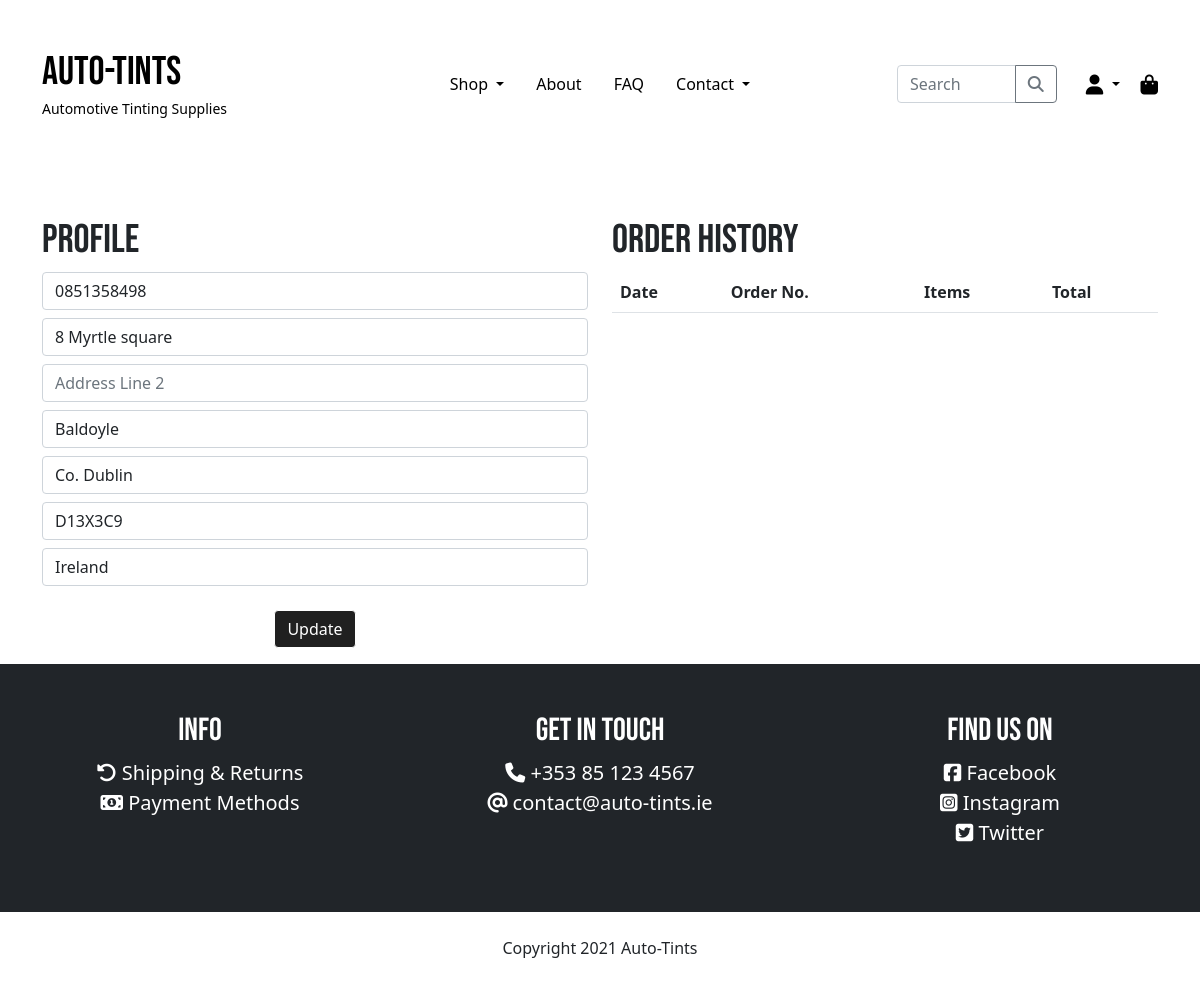
Before: /profile/ (signed in) with the older database file.
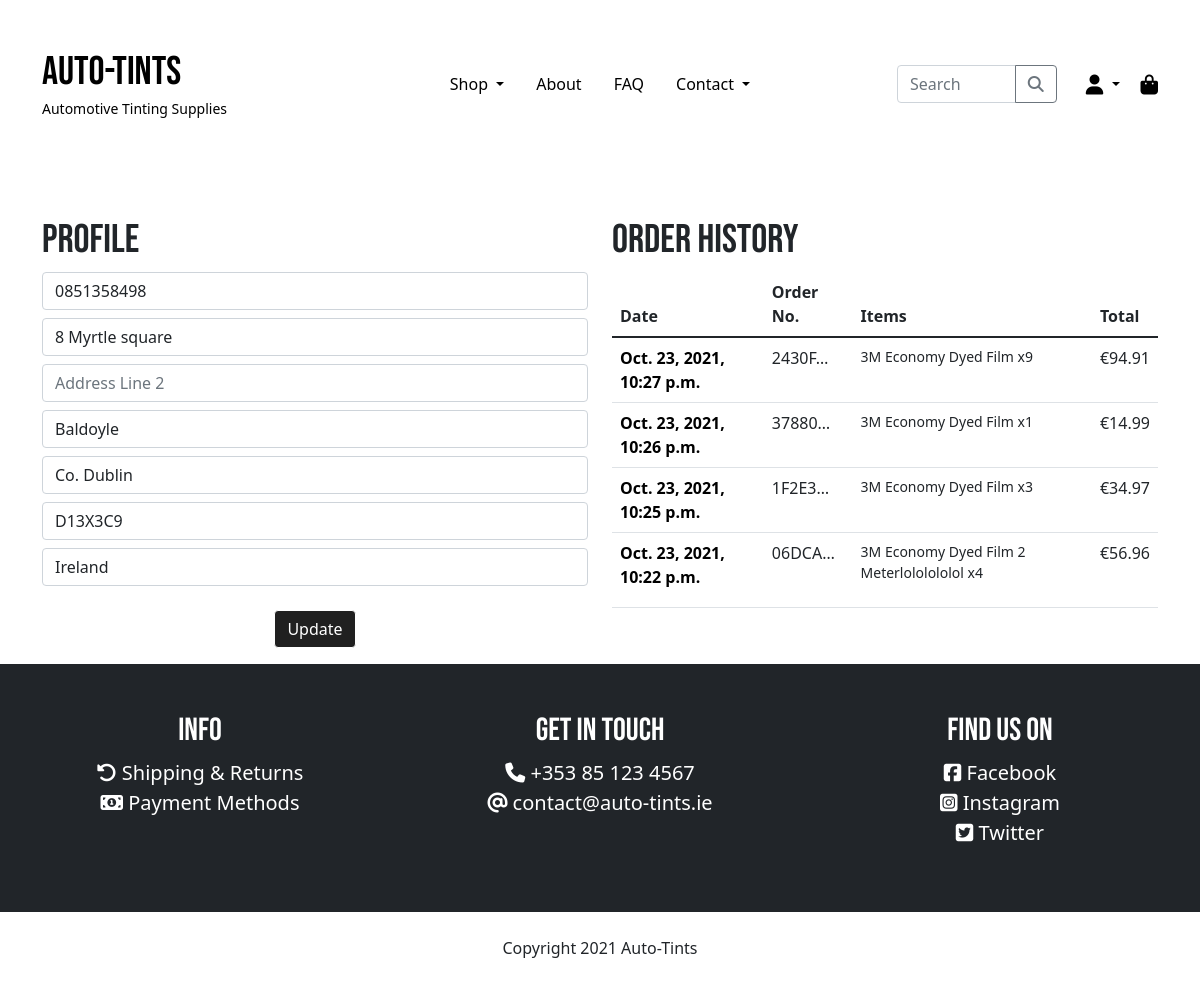
After: the same page with the newer database file.
### pages/models.py (models this page shows, shortened)
class UserProfile(models.Model):
    user = models.OneToOneField(User, on_delete=models.CASCADE)
    default_phone_number = models.CharField(max_length=20, null=True, blank=True)
    default_street_address1 = models.CharField(max_length=80, null=True, blank=True)
    default_street_address2 = models.CharField(max_length=80, null=True, blank=True)
    default_town_or_city = models.CharField(max_length=40, null=True, blank=True)
    default_county = models.CharField(max_length=80, null=True, blank=True)
    default_postcode = models.CharField(max_length=20, null=True, blank=True)
    default_country = CountryField(blank_label="Country", null=True, blank=True)

### checkout/models.py (models this page shows, shortened)
class Order(models.Model):
    order_number = models.CharField(max_length=32, null=False, editable=False)
    user_profile = models.ForeignKey(UserProfile, on_delete=models.SET_NULL,
                                     null=True, blank=True, related_name='orders')
    full_name = models.CharField(max_length=50, null=False, blank=False)
    email = models.EmailField(max_length=254, null=False, blank=False)
    phone_number = models.CharField(max_length=20, null=False, blank=False)
    country = CountryField(blank_label="Country *", null=False, blank=False)
    postcode = models.CharField(max_length=20, null=True, blank=True)
    town_or_city = models.CharField(max_length=40, null=False, blank=False)
    street_address1 = models.CharField(max_length=80, null=False, blank=False)
    street_address2 = models.CharField(max_length=80, null=True, blank=True)
    county = models.CharField(max_length=80, null=True, blank=True)
    date = models.DateTimeField(auto_now_add=True)
    delivery_cost = models.DecimalField(max_digits=6, decimal_places=2, null=False, default=0)
    order_total = models.DecimalField(max_digits=10, decimal_places=2, null=False, default=0)
    grand_total = models.DecimalField(max_digits=10, decimal_places=2, null=False, default=0)
    original_cart = models.TextField(null=False, blank=False, default='')
    stripe_pid = models.CharField(max_length=254, null=False, blank=False, default='')

class OrderLineItem(models.Model):
    order = models.ForeignKey(Order, null=False, blank=False, on_delete=models.CASCADE, related_name='lineitems')
    product = models.ForeignKey(Product, null=False, blank=False, on_delete=models.CASCADE)
    quantity = models.IntegerField(null=False, blank=False, default=0)
    lineitem_total = models.DecimalField(max_digits=6, decimal_places=2, null=False, blank=False, editable=False)

### products/models.py (models this page shows, shortened)
class Product(models.Model):
    category = models.ForeignKey('Category', null=True, blank=True, on_delete=models.SET_NULL)
    sku = models.CharField(max_length=254, null=True, blank=True)
    name = models.CharField(max_length=254)
    description = models.TextField()
    price = models.DecimalField(max_digits=6, decimal_places=2)
    image = models.ImageField(default="noimage.jpg")

### pages/views.py (the view)
# urls.py: path('profile/', views.profile, name='profile'),
def profile(request):
    profile = get_object_or_404(UserProfile, user=request.user)
    if request.method == 'POST':
        form = UserProfileForm(request.POST, instance=profile)
        if form.is_valid():
            form.save()
            messages.success(request, 'Your details have been updated.')
        else:
            messages.error(request, 'Please ensure the form is valid.')
    else:
        form = UserProfileForm(instance=profile)
    orders = profile.orders.all().order_by('-date')
    context = {
        'orders': orders,
        'form': form
    }
    return render(request, 'pages/profiles/profile.html', context)

### pages/forms.py
class UserProfileForm(forms.ModelForm):
    class Meta:
        model = UserProfile
        exclude = {'user'}
    def __init__(self, *args, **kwargs):
        super().__init__(*args, **kwargs)
        placeholders = {
            'default_phone_number': 'Phone Number',
            'default_street_address1': 'Address Line 1',
            'default_street_address2': 'Address Line 2',
            'default_town_or_city': 'Town or City',
            'default_postcode': 'Post Code',
            'default_county': 'County',
            'default_country': 'Country'
        }
        self.fields['default_phone_number'].widget.attrs['autofocus'] = True
        for field in self.fields:
            if field != 'default_country':
                if self.fields[field].required:
                    placeholder = f'{placeholders[field]} *'
                else:
                    placeholder = placeholders[field]
                self.fields[field].widget.attrs['placeholder'] = placeholder
            self.fields[field].label = False

### auto_tints/context_processors.py (called while the page is built, shortened)
def get_categories(request):
    categories = Category.objects.all()
    context = {
        'categories': categories,
    }
    return context

def cart_contents(request):
    cart = request.session.get('cart', {})
    cart_items = []
    cart_items_count = 0
    total = 0
    if cart:
        for quantity in list(cart.values()):
            cart_items_count += int(quantity)
    grand_total = total + settings.DELIVERY_CHARGE
    context = {
        'cart_items': cart_items,
        'cart_items_count': cart_items_count,
        'total': total,
        'grand_total' : grand_total,
        'delivery_charge': settings.DELIVERY_CHARGE,
    }
    return context

### pages/templates/pages/profiles/profile.html (shortened to what this page needs)
{% extends "base.html" %}
{% load static %}
{% block content %}
<div class="container">
    <div class="row">
        <div class="col-12 col-md-6">
            <h1 class="mt-5">Profile</h1>
            <form action="{% url 'profile' %}" method="POST" id="user-profile-form">
                {{ form|crispy }}
                <div class="text-center">
                    <button type="submit" class="btn btn-black my-3">Update</button>
                </div>
            </form>
        </div>
        <div class="col-12 col-md-6">
            <h1 class="mt-5">Order History</h1>
            <table class="table order-history">
                <thead>
                  <tr>
                    <th scope="col">Date</th>
                    <th scope="col">Order No.</th>
                    <th scope="col">Items</th>
                    <th scope="col">Total</th>
                  </tr>
                </thead>
                <tbody>
                    {% for order in orders %}
                        <tr>
                            <th scope="row">
                                <a href="{% url 'order_history' order.order_number %}">{{ order.date }}</a>
                            </th>
                            <td title="{{ order.order_number }}">
                                {{ order.order_number|truncatechars:6 }}
                            </td>
                            <td>
                                <ul class="list-unstyled">
                                    {% for item in order.lineitems.all %}
                                        <li class="small">{{ item.product.name }} x{{ item.quantity }}</li>
                                    {% endfor %}
                                </ul>
                            </td>
                            <td>
                                €{{ order.grand_total }}
                            </td>
                        </tr>
                    {% endfor %}
                </tbody>
              </table>
        </div>
    </div>
</div>
{% endblock %}

### templates/base.html (shortened to what this page needs)
{% load static %}
<!doctype html>
<html lang="en" class="h-100">
<head>
  {% block corecss %}
  <link rel="stylesheet" href="https://cdn.jsdelivr.net/npm/bootstrap@5.1.3/dist/css/bootstrap.min.css"
>
  <link rel="stylesheet" href="{% static 'css/base.css' %}">
  {% endblock %}
</head>
<body class="d-flex flex-column h-100">
  <header class="container d-none d-lg-block">
    <div class="row py-5">
      <div class="col-lg-3 col-md-4">
        <a href="{% url 'home' %}">
          <h1 class="mb-0">Auto-Tints</h1>
          <small>Automotive Tinting Supplies</small>
        </a>
      </div>
      <div class="col-lg-6 col-md-4 d-flex justify-content-center align-items-center">
        <ul class="nav justify-content-center align-items-center">
          <li class="nav-item dropdown">
            <a class="nav-link dropdown-toggle" href="#" id="navbarDropdownOurShop" role="button"
              data-bs-toggle="dropdown" aria-expanded="false">
              Shop
            </a>
          </li>
          <li class="nav-item">
            <a class="nav-link" href="{% url 'home' %}#about">About</a>
          </li>
          <li class="nav-item">
            <a class="nav-link" href="{% url 'faq' %}">FAQ</a>
          </li>
          <li class="nav-item dropdown">
            <a class="nav-link dropdown-toggle" href="#" id="navbarDropdownContactUs" role="button"
              data-bs-toggle="dropdown" aria-expanded="false">
              Contact
            </a>
          </li>
        </ul>
      </div>
      <div class="col-lg-3 col-md-4 d-flex justify-content-end align-items-center">
        <ul class="list-unstyled list-inline d-flex align-items-center mb-0">
          <li class="list-inline-item flex-grow-1">
            <form style="display: inline;" method="GET" action="{% url 'products' %}">
              <div class="input-group">
                <input type="text" class="form-control" placeholder="Search" {% if query %}value="{{ query }}"{% endif %} name="q" aria-describedby="search-button">
                <button class="btn btn-outline-secondary" type="submit" id="search-button">
                  <i class="fas fa-search"></i>
                </button>
              </div>
            </form>
          </li>
          <div class="dropdown mx-2">
            <a class="btn btn-link dropdown-toggle" type="button" id="navbarDropdownUserControl"
              data-bs-toggle="dropdown" aria-expanded="false">
              <i class="fas fa-user fa-lg"></i>
            </a>
          </div>
          <li class="list-inline-item">
            <a href="{% url 'view_cart' %}" title="Items in cart">
              <i class="fas fa-shopping-bag fa-lg position-relative">
              </i>
            </a>
          </li>
        </ul>
      </div>
    </div>
  </header>
  {% block content %}
  {% endblock %}
  <footer class="container-fluid mt-auto">
    <div class="row bg-dark text-white py-5 text-center">
      <div class="col-12 col-md-4">
        <h2>Info</h2>
        <ul class="list-unstyled fs-5">
          <li>
            <i class="fas fa-undo-alt"> </i>
            <a href="{% url 'faq' %}#returns">Shipping & Returns</a>
          </li>
          <li>
            <i class="fas fa-money-bill-alt"> </i>
            <a href="{% url 'faq' %}#payment-methods">Payment Methods</a>
          </li>
        </ul>
      </div>
      <div class="col-12 col-md-4">
        <h2>Get In Touch</h2>
        <ul class="list-unstyled fs-5">
          <li>
            <i class="fas fa-phone"> </i>
            <a href="tel:0353851234567">+353 85 123 4567</a>
          </li>
          <li>
            <i class="fas fa-at"> </i>
            <a href="mailto:contact@auto-tints.ie">contact@auto-tints.ie</a>
          </li>
        </ul>
      </div>
      <div class="col-12 col-md-4">
        <h2>Find Us On</h2>
        <ul class="list-unstyled fs-5">
          <li>
            <i class="fab fa-facebook-square"> </i>
            <a href="https://www.facebook.com" target="_blank">Facebook</a>
          </li>
          <li>
            <i class="fab fa-instagram-square"> </i>
            <a href="https://www.instagram.com" target="_blank">Instagram</a>
          </li>
          <li>
            <i class="fab fa-twitter-square"> </i>
            <a href="https://www.twitter.com" target="_blank">Twitter</a>
          </li>
        </ul>
      </div>
    </div>
    <span class="d-block text-center my-4">Copyright 2021 Auto-Tints</span>
  </footer>
</body>
</html>

### static/css/base.css (style rules this page uses)
*, body { margin: 0; padding: 0; }
html { min-height: -webkit-fill-available; font-family: 'Open Sans', sans-serif; }
h1, h2, h3, h4, h5, h6, .navbar-brand { font-family: 'Bebas Neue', cursive; }
a { color: black; text-decoration: none; }
header h1, header small, .nav-link, .nav-link:focus, header .list-inline-item a, .btn-link { color: black; opacity: 1; text-decoration: none; transition: opacity .35s ease-in-out; }
header a { text-decoration: none !important; }
footer a { color: white; text-decoration: none; opacity: 1; transition: opacity .15s ease-in-out; }
.btn-black { color: #fff; background-color: #202020; border-color: white; }
#user-profile-form div:not(:first-child) { margin-top: 0.5rem; }
.order-history { max-height: 500px; overflow-y: auto; }
select, select option { color: #000000; }

Changed rows visible on the page:
added Order: date "Oct. 23, 2021, 10:27 p.m.", order_number "2430F…", grand_total "94.91"
added OrderLineItem: product.name "3M Economy Dyed Film", quantity "9", shown under "Oct. 23, 2021, 10:27 p.m."
added Order: date "Oct. 23, 2021, 10:26 p.m.", order_number "37880…", grand_total "14.99"
added OrderLineItem: product.name "3M Economy Dyed Film", quantity "1", shown under "Oct. 23, 2021, 10:26 p.m."
added Order: date "Oct. 23, 2021, 10:25 p.m.", order_number "1F2E3…", grand_total "34.97"
added OrderLineItem: product.name "3M Economy Dyed Film", quantity "3", shown under "Oct. 23, 2021, 10:25 p.m."
added Order: date "Oct. 23, 2021, 10:22 p.m.", order_number "06DCA…", grand_total "56.96"
added OrderLineItem: product.name "3M Economy Dyed Film 2 Meterlololololol", quantity "4", shown under "Oct. 23, 2021, 10:22 p.m."
